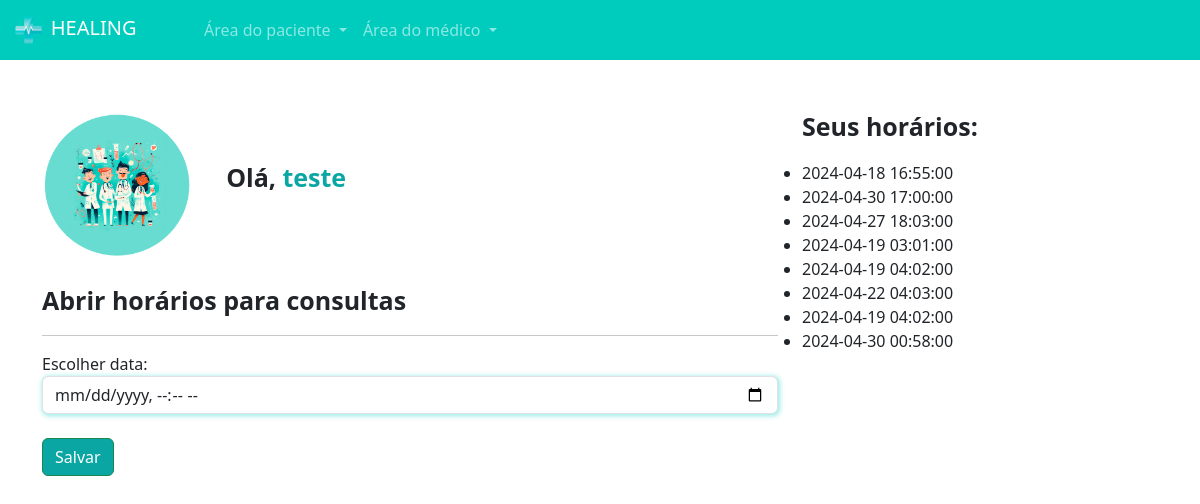
Page /medicos/abrir_horario/ (signed in) on the committed database.
### medico/models.py (models this page shows, shortened)
class DadosMedico(models.Model):
    crm = models.CharField(max_length=30)
    nome = models.CharField(max_length=100)
    cep = models.CharField(max_length=15)
    rua = models.CharField(max_length=100)
    bairro = models.CharField(max_length=100)
    numero = models.IntegerField()
    rg = models.ImageField(upload_to="rgs")
    cedula_identidade_medica = models.ImageField(upload_to='cim')
    foto = models.ImageField(upload_to="fotos_perfil")
    user = models.ForeignKey(User, on_delete=models.DO_NOTHING)
    descricao = models.TextField(null=True, blank=True)
    especialidade = models.ForeignKey(Especialidades, on_delete=models.DO_NOTHING, null=True, blank=True)
    valor_consulta = models.FloatField(default=100)

class DatasAbertas(models.Model):
    data = models.DateTimeField()
    user = models.ForeignKey(User, on_delete= models.DO_NOTHING,)
    agendado= models.BooleanField(default=False)
    def __str__(self):
        return str(self.data)

### medico/views.py (the view, shortened to what this page needs)
# urls.py: path('abrir_horario/', views.abrir_horario, name= 'abrir_horario'),
def abrir_horario(request):
    if not is_medico(request.user):
        messages.add_message(request, constants.WARNING, 'Somente médicos podem abrir horário')
        return redirect('usuarios/sair')
    if request.method == 'GET':
       dados_medicos = DadosMedico.objects.get(user= request.user)
       datas_abertas = DatasAbertas.objects.filter(user= request.user)
       return render(request, 'abrir_horario.html', {'dados_medicos': dados_medicos, 'datas_abertas': datas_abertas,'is_medico':is_medico(request.user)})

### medico/models.py (called while the page is built)
def is_medico(user):
    return DadosMedico.objects.filter(user=user).exists()

### medico/templates/abrir_horario.html (shortened to what this page needs)
{% extends "base.html" %}
{% load static %}
{% block 'head' %}
    <link rel="stylesheet" href="{% static 'medicos/css/abrir_horario.css' %}" />
    <link rel="stylesheet" href="{% static 'usuarios/css/usuarios.css' %}" />
    <link rel="stylesheet" href="{% static 'medicos/css/cadastro_medico.css' %}" />
{% endblock 'head' %}
{% block 'body' %}
{% include "partials/navbar.html" %}
<div class="container">
  <br /><br />
  <div class="row">
    <div class="col-md-8">
      <img src="{{dados_medicos.foto.url}}" class="foto-perfil" alt="" />
      <label style="margin-left: 30px; font-size: 25px" class="p-bold"
        >Olá, <span class="color-dark">{{request.user.username}}</span></label
      >
      <br />
      <br />
      <p style="font-size: 25px" class="p-bold">
        Abrir horários para consultas
      </p>
      <hr />
      <form action="{% url 'abrir_horario' %}" method="POST">{% csrf_token %}
        <label for="">Escolher data:</label>
        <input
          type="datetime-local"
          name="data"
          class="form-control shadow-main-color"
        />
        <br />
        <input
          type="submit"
          value="Salvar"
          class="btn btn-success btn-dark-color"
        />
      </form>
    </div>
    <div class="col-md-4">
      <p style="font-size: 25px" class="p-bold">Seus horários:</p>
      <ul class="list-group">
        {% for data in datas_abertas%}
        <li>{{data}}</li>
        {% endfor %}
      </ul>
    </div>
  </div>
</div>
{% endblock 'body' %}

### templates/static/geral/css/base.css (style rules this page uses)
:root { --main-color: #00ccbe; --dark-color: #09a6a3; --contrast-color: #ffd686; }
.p-bold { font-weight: bold; }
.color-dark { color: var(--dark-color); }

### templates/static/medicos/css/abrir_horario.css (style rules this page uses)
.foto-perfil { width: 150px; height: 150px; border-radius: 75px; }

### templates/static/usuarios/css/usuarios.css (style rules this page uses)
.btn-dark-color { background-color: var(--dark-color); color: white; }

### templates/static/medicos/css/cadastro_medico.css (style rules this page uses)
.shadow-main-color, select { box-shadow: 1px 1px 5px 1px rgba(0, 204, 190,.4); }

### rows in the picture
DadosMedico: foto (picture)
DatasAbertas: data "2024-04-18 16:55:00"
DatasAbertas: data "2024-04-30 17:00:00"
DatasAbertas: data "2024-04-27 18:03:00"
DatasAbertas: data "2024-04-19 03:01:00"
DatasAbertas: data "2024-04-19 04:02:00"
DatasAbertas: data "2024-04-22 04:03:00"
DatasAbertas: data "2024-04-19 04:02:00"
DatasAbertas: data "2024-04-30 00:58:00"

### other values in the picture
{{ request.user.username }} "teste"
